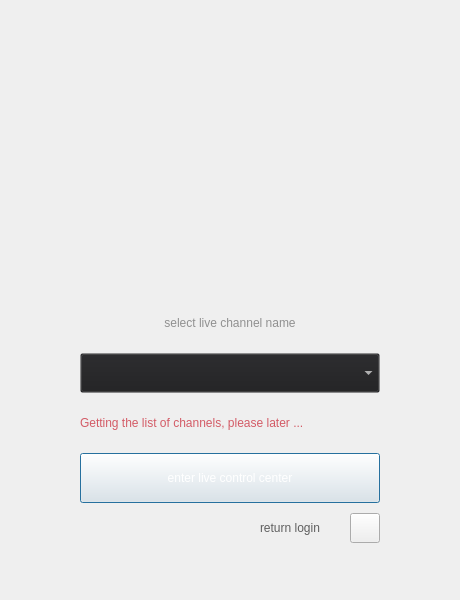
<?xml version="1.0" encoding="UTF-8"?>
<ui version="4.0">
 <class>ChannelAndProgramUI</class>
 <widget class="QDialog" name="ChannelAndProgramUI">
  <property name="geometry">
   <rect>
    <x>0</x>
    <y>0</y>
    <width>460</width>
    <height>600</height>
   </rect>
  </property>
  <property name="minimumSize">
   <size>
    <width>460</width>
    <height>0</height>
   </size>
  </property>
  <property name="maximumSize">
   <size>
    <width>480</width>
    <height>16777215</height>
   </size>
  </property>
  <property name="windowTitle">
   <string>ButelLive</string>
  </property>
  <property name="styleSheet">
   <string notr="true"/>
  </property>
  <layout class="QGridLayout" name="gridLayout">
   <property name="leftMargin">
    <number>0</number>
   </property>
   <property name="topMargin">
    <number>0</number>
   </property>
   <property name="rightMargin">
    <number>0</number>
   </property>
   <property name="bottomMargin">
    <number>0</number>
   </property>
   <property name="horizontalSpacing">
    <number>0</number>
   </property>
   <property name="verticalSpacing">
    <number>10</number>
   </property>
   <item row="0" column="0">
    <widget class="TitleBar" name="m_pTitleLbl" native="true">
     <property name="sizePolicy">
      <sizepolicy hsizetype="Preferred" vsizetype="Maximum">
       <horstretch>0</horstretch>
       <verstretch>0</verstretch>
      </sizepolicy>
     </property>
     <property name="minimumSize">
      <size>
       <width>0</width>
       <height>40</height>
      </size>
     </property>
     <property name="maximumSize">
      <size>
       <width>16777215</width>
       <height>40</height>
      </size>
     </property>
     <property name="styleSheet">
      <string notr="true">background-color: rgba(0, 0, 0,0);
border-image: url(:/images/lineedit.png);
</string>
     </property>
    </widget>
   </item>
   <item row="4" column="0">
    <layout class="QHBoxLayout" name="horizontalLayout_12">
     <property name="spacing">
      <number>0</number>
     </property>
     <item>
      <spacer name="horizontalSpacer_25">
       <property name="orientation">
        <enum>Qt::Horizontal</enum>
       </property>
       <property name="sizeHint" stdset="0">
        <size>
         <width>40</width>
         <height>20</height>
        </size>
       </property>
      </spacer>
     </item>
     <item>
      <widget class="QLabel" name="m_pLblSelectInfo">
       <property name="sizePolicy">
        <sizepolicy hsizetype="Maximum" vsizetype="Maximum">
         <horstretch>0</horstretch>
         <verstretch>0</verstretch>
        </sizepolicy>
       </property>
       <property name="minimumSize">
        <size>
         <width>300</width>
         <height>40</height>
        </size>
       </property>
       <property name="maximumSize">
        <size>
         <width>300</width>
         <height>40</height>
        </size>
       </property>
       <property name="styleSheet">
        <string notr="true">background-color: rgba(85, 255, 255,0);
border-image: url(:/images/xxx.png);
font: 75 11pt &quot;微软雅黑&quot;;
color: #909090;</string>
       </property>
       <property name="text">
        <string>select live channel name</string>
       </property>
       <property name="alignment">
        <set>Qt::AlignCenter</set>
       </property>
      </widget>
     </item>
     <item>
      <spacer name="horizontalSpacer_26">
       <property name="orientation">
        <enum>Qt::Horizontal</enum>
       </property>
       <property name="sizeHint" stdset="0">
        <size>
         <width>40</width>
         <height>20</height>
        </size>
       </property>
      </spacer>
     </item>
    </layout>
   </item>
   <item row="2" column="0">
    <layout class="QHBoxLayout" name="horizontalLayout">
     <item>
      <spacer name="horizontalSpacer">
       <property name="orientation">
        <enum>Qt::Horizontal</enum>
       </property>
       <property name="sizeHint" stdset="0">
        <size>
         <width>40</width>
         <height>20</height>
        </size>
       </property>
      </spacer>
     </item>
     <item>
      <widget class="QLabel" name="m_pLblLogo">
       <property name="sizePolicy">
        <sizepolicy hsizetype="Maximum" vsizetype="Maximum">
         <horstretch>0</horstretch>
         <verstretch>0</verstretch>
        </sizepolicy>
       </property>
       <property name="minimumSize">
        <size>
         <width>130</width>
         <height>130</height>
        </size>
       </property>
       <property name="maximumSize">
        <size>
         <width>130</width>
         <height>130</height>
        </size>
       </property>
       <property name="styleSheet">
        <string notr="true"/>
       </property>
       <property name="text">
        <string/>
       </property>
      </widget>
     </item>
     <item>
      <spacer name="horizontalSpacer_2">
       <property name="orientation">
        <enum>Qt::Horizontal</enum>
       </property>
       <property name="sizeHint" stdset="0">
        <size>
         <width>40</width>
         <height>20</height>
        </size>
       </property>
      </spacer>
     </item>
    </layout>
   </item>
   <item row="3" column="0">
    <spacer name="verticalSpacer">
     <property name="orientation">
      <enum>Qt::Vertical</enum>
     </property>
     <property name="sizeHint" stdset="0">
      <size>
       <width>17</width>
       <height>15</height>
      </size>
     </property>
    </spacer>
   </item>
   <item row="1" column="0">
    <spacer name="verticalSpacer_4">
     <property name="sizePolicy">
      <sizepolicy hsizetype="Minimum" vsizetype="Maximum">
       <horstretch>0</horstretch>
       <verstretch>0</verstretch>
      </sizepolicy>
     </property>
     <property name="minimumSize">
      <size>
       <width>0</width>
       <height>40</height>
      </size>
     </property>
     <property name="maximumSize">
      <size>
       <width>16777215</width>
       <height>40</height>
      </size>
     </property>
     <property name="orientation">
      <enum>Qt::Vertical</enum>
     </property>
     <property name="sizeHint" stdset="0">
      <size>
       <width>17</width>
       <height>37</height>
      </size>
     </property>
    </spacer>
   </item>
   <item row="5" column="0">
    <layout class="QHBoxLayout" name="horizontalLayout_14">
     <property name="spacing">
      <number>0</number>
     </property>
     <item>
      <spacer name="horizontalSpacer_29">
       <property name="orientation">
        <enum>Qt::Horizontal</enum>
       </property>
       <property name="sizeHint" stdset="0">
        <size>
         <width>40</width>
         <height>20</height>
        </size>
       </property>
      </spacer>
     </item>
     <item>
      <widget class="QComboBox" name="m_pCombChannel">
       <property name="sizePolicy">
        <sizepolicy hsizetype="Maximum" vsizetype="Maximum">
         <horstretch>0</horstretch>
         <verstretch>0</verstretch>
        </sizepolicy>
       </property>
       <property name="minimumSize">
        <size>
         <width>300</width>
         <height>40</height>
        </size>
       </property>
       <property name="maximumSize">
        <size>
         <width>300</width>
         <height>40</height>
        </size>
       </property>
       <property name="styleSheet">
        <string notr="true">background-color: rgba(30, 30, 32,0);
font: 75 14pt &quot;微软雅黑&quot;;
border-image: url(:/images/comb_bg.png);
color: rgb(255, 255, 255);
</string>
       </property>
      </widget>
     </item>
     <item>
      <spacer name="horizontalSpacer_30">
       <property name="orientation">
        <enum>Qt::Horizontal</enum>
       </property>
       <property name="sizeHint" stdset="0">
        <size>
         <width>40</width>
         <height>20</height>
        </size>
       </property>
      </spacer>
     </item>
    </layout>
   </item>
   <item row="7" column="0">
    <layout class="QHBoxLayout" name="horizontalLayout_11">
     <property name="spacing">
      <number>0</number>
     </property>
     <item>
      <spacer name="horizontalSpacer_23">
       <property name="orientation">
        <enum>Qt::Horizontal</enum>
       </property>
       <property name="sizeHint" stdset="0">
        <size>
         <width>40</width>
         <height>20</height>
        </size>
       </property>
      </spacer>
     </item>
     <item>
      <widget class="QPushButton" name="m_pBtnEnter">
       <property name="sizePolicy">
        <sizepolicy hsizetype="Maximum" vsizetype="Maximum">
         <horstretch>0</horstretch>
         <verstretch>0</verstretch>
        </sizepolicy>
       </property>
       <property name="minimumSize">
        <size>
         <width>300</width>
         <height>50</height>
        </size>
       </property>
       <property name="maximumSize">
        <size>
         <width>300</width>
         <height>50</height>
        </size>
       </property>
       <property name="styleSheet">
        <string notr="true">border-color: rgba(22, 121, 145,255);
font: 75 14pt &quot;微软雅黑&quot;;
border-image: url(:/images/blue_bg.png);
color: rgb(255, 255, 255);</string>
       </property>
       <property name="text">
        <string>enter live control center</string>
       </property>
      </widget>
     </item>
     <item>
      <spacer name="horizontalSpacer_24">
       <property name="orientation">
        <enum>Qt::Horizontal</enum>
       </property>
       <property name="sizeHint" stdset="0">
        <size>
         <width>40</width>
         <height>20</height>
        </size>
       </property>
      </spacer>
     </item>
    </layout>
   </item>
   <item row="6" column="0">
    <layout class="QHBoxLayout" name="horizontalLayout_15">
     <property name="spacing">
      <number>0</number>
     </property>
     <item>
      <spacer name="horizontalSpacer_32">
       <property name="orientation">
        <enum>Qt::Horizontal</enum>
       </property>
       <property name="sizeHint" stdset="0">
        <size>
         <width>40</width>
         <height>20</height>
        </size>
       </property>
      </spacer>
     </item>
     <item>
      <widget class="QLabel" name="m_pLblReturnInfo">
       <property name="sizePolicy">
        <sizepolicy hsizetype="Maximum" vsizetype="Maximum">
         <horstretch>0</horstretch>
         <verstretch>0</verstretch>
        </sizepolicy>
       </property>
       <property name="minimumSize">
        <size>
         <width>300</width>
         <height>40</height>
        </size>
       </property>
       <property name="maximumSize">
        <size>
         <width>300</width>
         <height>40</height>
        </size>
       </property>
       <property name="styleSheet">
        <string notr="true">background-color: rgba(85, 255, 255,0);
border-image: url(:/images/xxx.png);
color: rgb(211, 91, 102);
font: 75 8pt &quot;微软雅黑&quot;;</string>
       </property>
       <property name="text">
        <string>Getting the list of channels, please later ...</string>
       </property>
      </widget>
     </item>
     <item>
      <spacer name="horizontalSpacer_33">
       <property name="orientation">
        <enum>Qt::Horizontal</enum>
       </property>
       <property name="sizeHint" stdset="0">
        <size>
         <width>40</width>
         <height>20</height>
        </size>
       </property>
      </spacer>
     </item>
    </layout>
   </item>
   <item row="9" column="0">
    <spacer name="verticalSpacer_6">
     <property name="orientation">
      <enum>Qt::Vertical</enum>
     </property>
     <property name="sizeHint" stdset="0">
      <size>
       <width>17</width>
       <height>15</height>
      </size>
     </property>
    </spacer>
   </item>
   <item row="8" column="0">
    <layout class="QHBoxLayout" name="horizontalLayout_2">
     <property name="spacing">
      <number>0</number>
     </property>
     <item>
      <spacer name="horizontalSpacer_3">
       <property name="orientation">
        <enum>Qt::Horizontal</enum>
       </property>
       <property name="sizeHint" stdset="0">
        <size>
         <width>40</width>
         <height>20</height>
        </size>
       </property>
      </spacer>
     </item>
     <item>
      <widget class="QLabel" name="label">
       <property name="sizePolicy">
        <sizepolicy hsizetype="Maximum" vsizetype="Preferred">
         <horstretch>0</horstretch>
         <verstretch>0</verstretch>
        </sizepolicy>
       </property>
       <property name="minimumSize">
        <size>
         <width>90</width>
         <height>0</height>
        </size>
       </property>
       <property name="styleSheet">
        <string notr="true">font: 75 12pt &quot;微软雅黑&quot;;
border-image: url(:/images/xxx.png);
background-color: rgba(255, 255, 255,0);
color: #5f5f5f;</string>
       </property>
       <property name="text">
        <string>return login</string>
       </property>
      </widget>
     </item>
     <item>
      <widget class="QPushButton" name="m_pBtnBack">
       <property name="sizePolicy">
        <sizepolicy hsizetype="Maximum" vsizetype="Maximum">
         <horstretch>0</horstretch>
         <verstretch>0</verstretch>
        </sizepolicy>
       </property>
       <property name="minimumSize">
        <size>
         <width>30</width>
         <height>30</height>
        </size>
       </property>
       <property name="maximumSize">
        <size>
         <width>30</width>
         <height>30</height>
        </size>
       </property>
       <property name="styleSheet">
        <string notr="true">border-image: url(:/images/scene_arrow.png);</string>
       </property>
       <property name="text">
        <string/>
       </property>
      </widget>
     </item>
     <item>
      <spacer name="horizontalSpacer_31">
       <property name="orientation">
        <enum>Qt::Horizontal</enum>
       </property>
       <property name="sizeType">
        <enum>QSizePolicy::Fixed</enum>
       </property>
       <property name="sizeHint" stdset="0">
        <size>
         <width>80</width>
         <height>20</height>
        </size>
       </property>
      </spacer>
     </item>
    </layout>
   </item>
  </layout>
 </widget>
 <customwidgets>
  <customwidget>
   <class>TitleBar</class>
   <extends>QWidget</extends>
   <header location="global">titlebar.h</header>
   <container>1</container>
  </customwidget>
 </customwidgets>
 <resources/>
 <connections/>
</ui>
